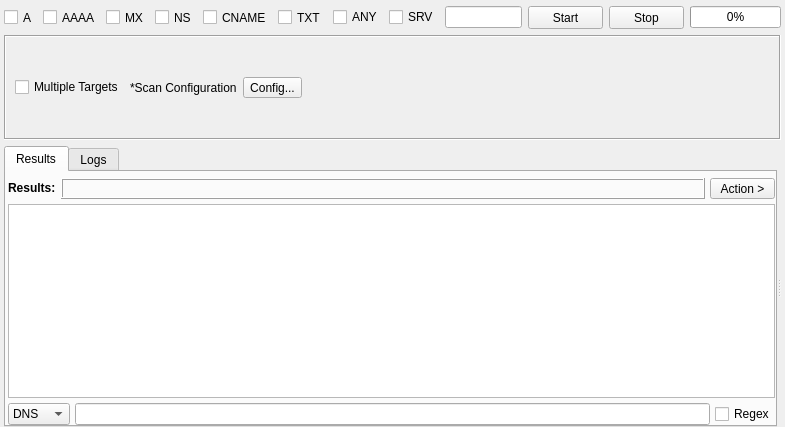
<?xml version="1.0" encoding="UTF-8"?>
<ui version="4.0">
 <class>DNSTool</class>
 <widget class="QWidget" name="DNSTool">
  <property name="geometry">
   <rect>
    <x>0</x>
    <y>0</y>
    <width>785</width>
    <height>427</height>
   </rect>
  </property>
  <property name="windowTitle">
   <string>Form</string>
  </property>
  <property name="styleSheet">
   <string notr="true"/>
  </property>
  <layout class="QVBoxLayout" name="verticalLayout_2">
   <property name="leftMargin">
    <number>4</number>
   </property>
   <property name="topMargin">
    <number>6</number>
   </property>
   <property name="rightMargin">
    <number>4</number>
   </property>
   <property name="bottomMargin">
    <number>0</number>
   </property>
   <item>
    <layout class="QHBoxLayout" name="horizontalLayout_3">
     <item>
      <widget class="QCheckBox" name="checkBoxA">
       <property name="maximumSize">
        <size>
         <width>16777215</width>
         <height>15</height>
        </size>
       </property>
       <property name="text">
        <string>A</string>
       </property>
      </widget>
     </item>
     <item>
      <widget class="QCheckBox" name="checkBoxAAAA">
       <property name="maximumSize">
        <size>
         <width>16777215</width>
         <height>15</height>
        </size>
       </property>
       <property name="text">
        <string>AAAA</string>
       </property>
      </widget>
     </item>
     <item>
      <widget class="QCheckBox" name="checkBoxMX">
       <property name="maximumSize">
        <size>
         <width>16777215</width>
         <height>15</height>
        </size>
       </property>
       <property name="font">
        <font>
         <weight>50</weight>
         <bold>false</bold>
        </font>
       </property>
       <property name="text">
        <string>MX</string>
       </property>
      </widget>
     </item>
     <item>
      <widget class="QCheckBox" name="checkBoxNS">
       <property name="maximumSize">
        <size>
         <width>16777215</width>
         <height>15</height>
        </size>
       </property>
       <property name="font">
        <font>
         <weight>50</weight>
         <bold>false</bold>
        </font>
       </property>
       <property name="text">
        <string>NS</string>
       </property>
      </widget>
     </item>
     <item>
      <widget class="QCheckBox" name="checkBoxCNAME">
       <property name="maximumSize">
        <size>
         <width>16777215</width>
         <height>15</height>
        </size>
       </property>
       <property name="font">
        <font>
         <weight>50</weight>
         <bold>false</bold>
        </font>
       </property>
       <property name="text">
        <string>CNAME</string>
       </property>
      </widget>
     </item>
     <item>
      <widget class="QCheckBox" name="checkBoxTXT">
       <property name="maximumSize">
        <size>
         <width>16777215</width>
         <height>15</height>
        </size>
       </property>
       <property name="font">
        <font>
         <weight>50</weight>
         <bold>false</bold>
        </font>
       </property>
       <property name="text">
        <string>TXT</string>
       </property>
      </widget>
     </item>
     <item>
      <widget class="QCheckBox" name="checkBoxANY">
       <property name="text">
        <string>ANY</string>
       </property>
      </widget>
     </item>
     <item>
      <widget class="QCheckBox" name="checkBoxSRV">
       <property name="text">
        <string>SRV</string>
       </property>
      </widget>
     </item>
     <item>
      <widget class="QLineEdit" name="lineEditTarget"/>
     </item>
     <item>
      <widget class="QPushButton" name="buttonStart">
       <property name="sizePolicy">
        <sizepolicy hsizetype="Fixed" vsizetype="Fixed">
         <horstretch>0</horstretch>
         <verstretch>0</verstretch>
        </sizepolicy>
       </property>
       <property name="minimumSize">
        <size>
         <width>75</width>
         <height>23</height>
        </size>
       </property>
       <property name="styleSheet">
        <string notr="true"/>
       </property>
       <property name="text">
        <string>Start</string>
       </property>
      </widget>
     </item>
     <item>
      <widget class="QPushButton" name="buttonStop">
       <property name="sizePolicy">
        <sizepolicy hsizetype="Fixed" vsizetype="Fixed">
         <horstretch>0</horstretch>
         <verstretch>0</verstretch>
        </sizepolicy>
       </property>
       <property name="minimumSize">
        <size>
         <width>75</width>
         <height>23</height>
        </size>
       </property>
       <property name="styleSheet">
        <string notr="true"/>
       </property>
       <property name="text">
        <string>Stop</string>
       </property>
      </widget>
     </item>
     <item>
      <widget class="QProgressBar" name="progressBar">
       <property name="minimumSize">
        <size>
         <width>0</width>
         <height>0</height>
        </size>
       </property>
       <property name="maximumSize">
        <size>
         <width>16777215</width>
         <height>16777215</height>
        </size>
       </property>
       <property name="styleSheet">
        <string notr="true"/>
       </property>
       <property name="value">
        <number>0</number>
       </property>
      </widget>
     </item>
    </layout>
   </item>
   <item>
    <widget class="QFrame" name="frame">
     <property name="frameShape">
      <enum>QFrame::Box</enum>
     </property>
     <property name="frameShadow">
      <enum>QFrame::Sunken</enum>
     </property>
     <layout class="QHBoxLayout" name="horizontalLayout_4">
      <property name="leftMargin">
       <number>9</number>
      </property>
      <property name="topMargin">
       <number>6</number>
      </property>
      <property name="rightMargin">
       <number>9</number>
      </property>
      <property name="bottomMargin">
       <number>6</number>
      </property>
      <item>
       <widget class="QCheckBox" name="checkBoxMultipleTargets">
        <property name="text">
         <string>Multiple Targets</string>
        </property>
        <property name="checked">
         <bool>false</bool>
        </property>
       </widget>
      </item>
      <item>
       <widget class="QLabel" name="label_4">
        <property name="text">
         <string>*Scan Configuration</string>
        </property>
       </widget>
      </item>
      <item>
       <widget class="QToolButton" name="buttonConfig">
        <property name="minimumSize">
         <size>
          <width>0</width>
          <height>19</height>
         </size>
        </property>
        <property name="styleSheet">
         <string notr="true"/>
        </property>
        <property name="text">
         <string>Config...</string>
        </property>
       </widget>
      </item>
      <item>
       <spacer name="horizontalSpacer">
        <property name="orientation">
         <enum>Qt::Horizontal</enum>
        </property>
        <property name="sizeHint" stdset="0">
         <size>
          <width>159</width>
          <height>13</height>
         </size>
        </property>
       </spacer>
      </item>
     </layout>
    </widget>
   </item>
   <item>
    <widget class="QSplitter" name="splitter">
     <property name="orientation">
      <enum>Qt::Horizontal</enum>
     </property>
     <widget class="QWidget" name="layoutWidget">
      <layout class="QHBoxLayout" name="horizontalLayout_2">
       <item>
        <widget class="QTabWidget" name="tabWidgetResults">
         <property name="styleSheet">
          <string notr="true"/>
         </property>
         <property name="currentIndex">
          <number>0</number>
         </property>
         <widget class="QWidget" name="tabResults">
          <attribute name="title">
           <string>Results</string>
          </attribute>
          <layout class="QVBoxLayout" name="verticalLayout_7">
           <property name="spacing">
            <number>5</number>
           </property>
           <property name="leftMargin">
            <number>2</number>
           </property>
           <property name="topMargin">
            <number>6</number>
           </property>
           <property name="rightMargin">
            <number>0</number>
           </property>
           <property name="bottomMargin">
            <number>0</number>
           </property>
           <item>
            <layout class="QHBoxLayout" name="horizontalLayout_6">
             <item>
              <widget class="QLabel" name="label_5">
               <property name="sizePolicy">
                <sizepolicy hsizetype="Maximum" vsizetype="Maximum">
                 <horstretch>0</horstretch>
                 <verstretch>0</verstretch>
                </sizepolicy>
               </property>
               <property name="font">
                <font>
                 <weight>75</weight>
                 <bold>true</bold>
                </font>
               </property>
               <property name="text">
                <string>Results:</string>
               </property>
              </widget>
             </item>
             <item>
              <widget class="QLabel" name="labelResultsCount">
               <property name="sizePolicy">
                <sizepolicy hsizetype="Preferred" vsizetype="Preferred">
                 <horstretch>0</horstretch>
                 <verstretch>0</verstretch>
                </sizepolicy>
               </property>
               <property name="minimumSize">
                <size>
                 <width>0</width>
                 <height>0</height>
                </size>
               </property>
               <property name="maximumSize">
                <size>
                 <width>16777215</width>
                 <height>16777215</height>
                </size>
               </property>
               <property name="styleSheet">
                <string notr="true"/>
               </property>
               <property name="frameShape">
                <enum>QFrame::Box</enum>
               </property>
               <property name="frameShadow">
                <enum>QFrame::Raised</enum>
               </property>
               <property name="text">
                <string/>
               </property>
              </widget>
             </item>
             <item>
              <widget class="QToolButton" name="buttonAction">
               <property name="sizePolicy">
                <sizepolicy hsizetype="Fixed" vsizetype="Fixed">
                 <horstretch>0</horstretch>
                 <verstretch>0</verstretch>
                </sizepolicy>
               </property>
               <property name="minimumSize">
                <size>
                 <width>65</width>
                 <height>20</height>
                </size>
               </property>
               <property name="font">
                <font>
                 <weight>50</weight>
                 <bold>false</bold>
                </font>
               </property>
               <property name="styleSheet">
                <string notr="true"/>
               </property>
               <property name="text">
                <string>Action &gt;</string>
               </property>
              </widget>
             </item>
            </layout>
           </item>
           <item>
            <widget class="QTreeView" name="treeViewResults">
             <property name="font">
              <font>
               <family>MS Shell Dlg 2</family>
               <pointsize>8</pointsize>
              </font>
             </property>
             <property name="focusPolicy">
              <enum>Qt::NoFocus</enum>
             </property>
             <property name="contextMenuPolicy">
              <enum>Qt::CustomContextMenu</enum>
             </property>
             <property name="styleSheet">
              <string notr="true"/>
             </property>
             <property name="editTriggers">
              <set>QAbstractItemView::NoEditTriggers</set>
             </property>
             <property name="showDropIndicator" stdset="0">
              <bool>false</bool>
             </property>
             <property name="alternatingRowColors">
              <bool>true</bool>
             </property>
             <property name="selectionMode">
              <enum>QAbstractItemView::ExtendedSelection</enum>
             </property>
             <property name="selectionBehavior">
              <enum>QAbstractItemView::SelectItems</enum>
             </property>
             <property name="verticalScrollMode">
              <enum>QAbstractItemView::ScrollPerPixel</enum>
             </property>
             <property name="indentation">
              <number>15</number>
             </property>
             <property name="uniformRowHeights">
              <bool>true</bool>
             </property>
             <property name="sortingEnabled">
              <bool>false</bool>
             </property>
             <attribute name="headerVisible">
              <bool>false</bool>
             </attribute>
             <attribute name="headerCascadingSectionResizes">
              <bool>true</bool>
             </attribute>
             <attribute name="headerMinimumSectionSize">
              <number>50</number>
             </attribute>
             <attribute name="headerDefaultSectionSize">
              <number>200</number>
             </attribute>
            </widget>
           </item>
           <item>
            <layout class="QHBoxLayout" name="horizontalLayout_7">
             <item>
              <widget class="QComboBox" name="comboBoxFilter">
               <property name="minimumSize">
                <size>
                 <width>0</width>
                 <height>0</height>
                </size>
               </property>
               <item>
                <property name="text">
                 <string>DNS</string>
                </property>
               </item>
               <item>
                <property name="text">
                 <string>Value</string>
                </property>
               </item>
              </widget>
             </item>
             <item>
              <widget class="QLineEdit" name="lineEditFilter"/>
             </item>
             <item>
              <widget class="QCheckBox" name="checkBoxRegex">
               <property name="text">
                <string>Regex</string>
               </property>
              </widget>
             </item>
            </layout>
           </item>
          </layout>
         </widget>
         <widget class="QWidget" name="tabLogs">
          <attribute name="title">
           <string>Logs</string>
          </attribute>
          <layout class="QVBoxLayout" name="verticalLayout_8">
           <property name="leftMargin">
            <number>0</number>
           </property>
           <property name="topMargin">
            <number>2</number>
           </property>
           <property name="rightMargin">
            <number>0</number>
           </property>
           <property name="bottomMargin">
            <number>0</number>
           </property>
           <item>
            <widget class="QPlainTextEdit" name="plainTextEditLogs">
             <property name="readOnly">
              <bool>true</bool>
             </property>
            </widget>
           </item>
          </layout>
         </widget>
        </widget>
       </item>
      </layout>
     </widget>
     <widget class="QWidget" name="layoutWidget">
      <layout class="QHBoxLayout" name="horizontalLayout">
       <item>
        <layout class="QVBoxLayout" name="verticalLayout">
         <item>
          <widget class="InputWidget" name="targets" native="true">
           <property name="minimumSize">
            <size>
             <width>0</width>
             <height>100</height>
            </size>
           </property>
          </widget>
         </item>
         <item>
          <widget class="InputWidget" name="srvWordlist" native="true">
           <property name="minimumSize">
            <size>
             <width>0</width>
             <height>100</height>
            </size>
           </property>
          </widget>
         </item>
        </layout>
       </item>
      </layout>
     </widget>
    </widget>
   </item>
  </layout>
 </widget>
 <customwidgets>
  <customwidget>
   <class>InputWidget</class>
   <extends>QWidget</extends>
   <header>src/widgets/InputWidget.h</header>
   <container>1</container>
  </customwidget>
 </customwidgets>
 <resources/>
 <connections/>
</ui>
